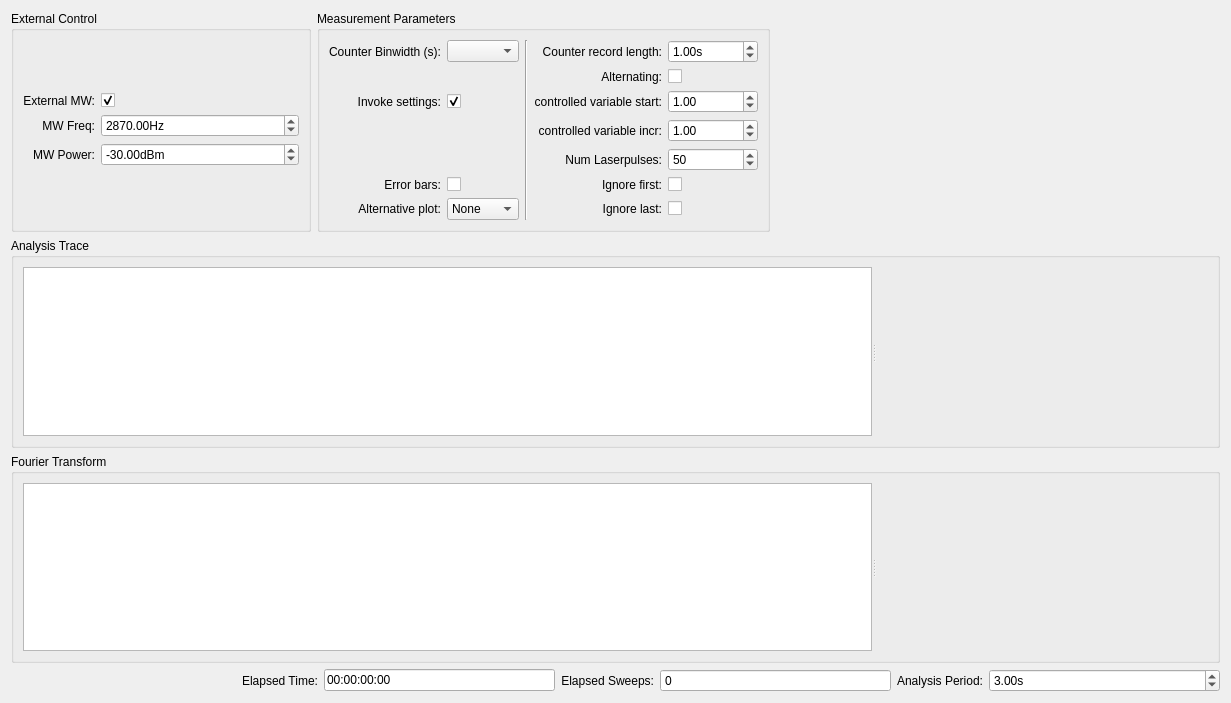
<?xml version="1.0" encoding="UTF-8"?>
<ui version="4.0">
 <class>pa</class>
 <widget class="QWidget" name="pa">
  <property name="geometry">
   <rect>
    <x>0</x>
    <y>0</y>
    <width>1231</width>
    <height>703</height>
   </rect>
  </property>
  <property name="windowTitle">
   <string>Form</string>
  </property>
  <layout class="QVBoxLayout" name="verticalLayout_3" stretch="0,1,1,0">
   <item>
    <layout class="QHBoxLayout" name="horizontalLayout_3">
     <item>
      <widget class="QGroupBox" name="extrnal_control_groupbox">
       <property name="sizePolicy">
        <sizepolicy hsizetype="Preferred" vsizetype="Preferred">
         <horstretch>0</horstretch>
         <verstretch>0</verstretch>
        </sizepolicy>
       </property>
       <property name="maximumSize">
        <size>
         <width>300</width>
         <height>16777215</height>
        </size>
       </property>
       <property name="title">
        <string>External Control</string>
       </property>
       <layout class="QGridLayout" name="gridLayout_26">
        <item row="0" column="1">
         <layout class="QGridLayout" name="gridLayout_24">
          <item row="2" column="0">
           <widget class="QLabel" name="ext_control_mw_power_Label">
            <property name="text">
             <string>MW Power:</string>
            </property>
            <property name="alignment">
             <set>Qt::AlignRight|Qt::AlignTrailing|Qt::AlignVCenter</set>
            </property>
           </widget>
          </item>
          <item row="2" column="1">
           <widget class="ScienDSpinBox" name="ext_control_mw_power_DoubleSpinBox">
            <property name="sizePolicy">
             <sizepolicy hsizetype="Expanding" vsizetype="Fixed">
              <horstretch>0</horstretch>
              <verstretch>0</verstretch>
             </sizepolicy>
            </property>
            <property name="minimumSize">
             <size>
              <width>75</width>
              <height>0</height>
             </size>
            </property>
            <property name="maximumSize">
             <size>
              <width>200</width>
              <height>16777215</height>
             </size>
            </property>
            <property name="suffix">
             <string>dBm</string>
            </property>
            <property name="minimum">
             <double>-999999.000000000000000</double>
            </property>
            <property name="maximum">
             <double>999999.000000000000000</double>
            </property>
            <property name="value">
             <double>-30.000000000000000</double>
            </property>
           </widget>
          </item>
          <item row="0" column="0">
           <widget class="QLabel" name="label_34">
            <property name="text">
             <string>External MW:</string>
            </property>
            <property name="alignment">
             <set>Qt::AlignRight|Qt::AlignTrailing|Qt::AlignVCenter</set>
            </property>
           </widget>
          </item>
          <item row="1" column="0">
           <widget class="QLabel" name="ext_control_mw_freq_Label">
            <property name="text">
             <string>MW Freq:</string>
            </property>
            <property name="alignment">
             <set>Qt::AlignRight|Qt::AlignTrailing|Qt::AlignVCenter</set>
            </property>
           </widget>
          </item>
          <item row="0" column="1">
           <widget class="QCheckBox" name="ext_control_use_mw_CheckBox">
            <property name="sizePolicy">
             <sizepolicy hsizetype="Preferred" vsizetype="Fixed">
              <horstretch>0</horstretch>
              <verstretch>0</verstretch>
             </sizepolicy>
            </property>
            <property name="layoutDirection">
             <enum>Qt::LeftToRight</enum>
            </property>
            <property name="text">
             <string/>
            </property>
            <property name="checked">
             <bool>true</bool>
            </property>
            <property name="tristate">
             <bool>false</bool>
            </property>
           </widget>
          </item>
          <item row="1" column="1">
           <widget class="ScienDSpinBox" name="ext_control_mw_freq_DoubleSpinBox">
            <property name="enabled">
             <bool>true</bool>
            </property>
            <property name="sizePolicy">
             <sizepolicy hsizetype="Expanding" vsizetype="Fixed">
              <horstretch>0</horstretch>
              <verstretch>0</verstretch>
             </sizepolicy>
            </property>
            <property name="minimumSize">
             <size>
              <width>75</width>
              <height>0</height>
             </size>
            </property>
            <property name="maximumSize">
             <size>
              <width>200</width>
              <height>16777215</height>
             </size>
            </property>
            <property name="suffix">
             <string>Hz</string>
            </property>
            <property name="maximum">
             <double>2100000044.000000000000000</double>
            </property>
            <property name="value">
             <double>2870.000000000000000</double>
            </property>
           </widget>
          </item>
         </layout>
        </item>
       </layout>
      </widget>
     </item>
     <item>
      <widget class="QGroupBox" name="groupBox_8">
       <property name="sizePolicy">
        <sizepolicy hsizetype="Expanding" vsizetype="Preferred">
         <horstretch>0</horstretch>
         <verstretch>0</verstretch>
        </sizepolicy>
       </property>
       <property name="title">
        <string>Measurement Parameters</string>
       </property>
       <layout class="QGridLayout" name="gridLayout_28">
        <item row="0" column="0">
         <layout class="QGridLayout" name="gridLayout_25">
          <item row="0" column="2" rowspan="7">
           <widget class="Line" name="line">
            <property name="orientation">
             <enum>Qt::Vertical</enum>
            </property>
           </widget>
          </item>
          <item row="6" column="4">
           <widget class="QCheckBox" name="ana_param_ignore_last_CheckBox">
            <property name="sizePolicy">
             <sizepolicy hsizetype="Preferred" vsizetype="Fixed">
              <horstretch>0</horstretch>
              <verstretch>0</verstretch>
             </sizepolicy>
            </property>
            <property name="layoutDirection">
             <enum>Qt::LeftToRight</enum>
            </property>
            <property name="text">
             <string/>
            </property>
           </widget>
          </item>
          <item row="0" column="3">
           <widget class="QLabel" name="ana_param_record_length_Label">
            <property name="text">
             <string>Counter record length:</string>
            </property>
            <property name="alignment">
             <set>Qt::AlignRight|Qt::AlignTrailing|Qt::AlignVCenter</set>
            </property>
           </widget>
          </item>
          <item row="0" column="4">
           <widget class="ScienDSpinBox" name="ana_param_record_length_DoubleSpinBox">
            <property name="sizePolicy">
             <sizepolicy hsizetype="Expanding" vsizetype="Fixed">
              <horstretch>0</horstretch>
              <verstretch>0</verstretch>
             </sizepolicy>
            </property>
            <property name="suffix">
             <string>s</string>
            </property>
            <property name="decimals">
             <number>2</number>
            </property>
            <property name="maximum">
             <double>100000000.000000000000000</double>
            </property>
            <property name="value">
             <double>1.000000000000000</double>
            </property>
           </widget>
          </item>
          <item row="2" column="4">
           <widget class="ScienDSpinBox" name="ana_param_x_axis_start_ScienDSpinBox">
            <property name="enabled">
             <bool>true</bool>
            </property>
            <property name="sizePolicy">
             <sizepolicy hsizetype="Expanding" vsizetype="Fixed">
              <horstretch>0</horstretch>
              <verstretch>0</verstretch>
             </sizepolicy>
            </property>
            <property name="maximum">
             <double>999999999.000000000000000</double>
            </property>
            <property name="value">
             <double>1.000000000000000</double>
            </property>
           </widget>
          </item>
          <item row="3" column="4">
           <widget class="ScienDSpinBox" name="ana_param_x_axis_inc_ScienDSpinBox">
            <property name="enabled">
             <bool>true</bool>
            </property>
            <property name="sizePolicy">
             <sizepolicy hsizetype="Expanding" vsizetype="Fixed">
              <horstretch>0</horstretch>
              <verstretch>0</verstretch>
             </sizepolicy>
            </property>
            <property name="maximum">
             <double>999999999.000000000000000</double>
            </property>
            <property name="value">
             <double>1.000000000000000</double>
            </property>
           </widget>
          </item>
          <item row="4" column="4">
           <widget class="QSpinBox" name="ana_param_num_laser_pulse_SpinBox">
            <property name="sizePolicy">
             <sizepolicy hsizetype="Expanding" vsizetype="Fixed">
              <horstretch>0</horstretch>
              <verstretch>0</verstretch>
             </sizepolicy>
            </property>
            <property name="minimum">
             <number>0</number>
            </property>
            <property name="maximum">
             <number>10000000</number>
            </property>
            <property name="value">
             <number>50</number>
            </property>
           </widget>
          </item>
          <item row="2" column="3">
           <widget class="QLabel" name="ana_param_x_axis_start_Label">
            <property name="text">
             <string>controlled variable start:</string>
            </property>
            <property name="alignment">
             <set>Qt::AlignRight|Qt::AlignTrailing|Qt::AlignVCenter</set>
            </property>
           </widget>
          </item>
          <item row="3" column="3">
           <widget class="QLabel" name="ana_param_x_axis_inc_Label">
            <property name="text">
             <string>controlled variable incr:</string>
            </property>
            <property name="alignment">
             <set>Qt::AlignRight|Qt::AlignTrailing|Qt::AlignVCenter</set>
            </property>
           </widget>
          </item>
          <item row="4" column="3">
           <widget class="QLabel" name="ana_param_num_laserpulses_Label">
            <property name="text">
             <string>Num Laserpulses:</string>
            </property>
            <property name="alignment">
             <set>Qt::AlignRight|Qt::AlignTrailing|Qt::AlignVCenter</set>
            </property>
           </widget>
          </item>
          <item row="0" column="0">
           <widget class="QLabel" name="label_22">
            <property name="text">
             <string>Counter Binwidth (s):</string>
            </property>
            <property name="alignment">
             <set>Qt::AlignRight|Qt::AlignTrailing|Qt::AlignVCenter</set>
            </property>
           </widget>
          </item>
          <item row="0" column="1">
           <widget class="QComboBox" name="ana_param_fc_bins_ComboBox"/>
          </item>
          <item row="2" column="0">
           <widget class="QLabel" name="label_2">
            <property name="text">
             <string>Invoke settings:</string>
            </property>
            <property name="alignment">
             <set>Qt::AlignRight|Qt::AlignTrailing|Qt::AlignVCenter</set>
            </property>
           </widget>
          </item>
          <item row="2" column="1">
           <widget class="QCheckBox" name="ana_param_invoke_settings_CheckBox">
            <property name="enabled">
             <bool>true</bool>
            </property>
            <property name="sizePolicy">
             <sizepolicy hsizetype="Preferred" vsizetype="Fixed">
              <horstretch>0</horstretch>
              <verstretch>0</verstretch>
             </sizepolicy>
            </property>
            <property name="layoutDirection">
             <enum>Qt::LeftToRight</enum>
            </property>
            <property name="text">
             <string/>
            </property>
            <property name="checked">
             <bool>true</bool>
            </property>
           </widget>
          </item>
          <item row="5" column="4">
           <widget class="QCheckBox" name="ana_param_ignore_first_CheckBox">
            <property name="sizePolicy">
             <sizepolicy hsizetype="Preferred" vsizetype="Fixed">
              <horstretch>0</horstretch>
              <verstretch>0</verstretch>
             </sizepolicy>
            </property>
            <property name="layoutDirection">
             <enum>Qt::LeftToRight</enum>
            </property>
            <property name="text">
             <string/>
            </property>
           </widget>
          </item>
          <item row="1" column="4">
           <widget class="QCheckBox" name="ana_param_alternating_CheckBox">
            <property name="sizePolicy">
             <sizepolicy hsizetype="Preferred" vsizetype="Fixed">
              <horstretch>0</horstretch>
              <verstretch>0</verstretch>
             </sizepolicy>
            </property>
            <property name="layoutDirection">
             <enum>Qt::LeftToRight</enum>
            </property>
            <property name="text">
             <string/>
            </property>
           </widget>
          </item>
          <item row="1" column="3">
           <widget class="QLabel" name="label_3">
            <property name="text">
             <string>Alternating:</string>
            </property>
            <property name="alignment">
             <set>Qt::AlignRight|Qt::AlignTrailing|Qt::AlignVCenter</set>
            </property>
           </widget>
          </item>
          <item row="5" column="3">
           <widget class="QLabel" name="label_4">
            <property name="layoutDirection">
             <enum>Qt::LeftToRight</enum>
            </property>
            <property name="text">
             <string>Ignore first:</string>
            </property>
            <property name="alignment">
             <set>Qt::AlignRight|Qt::AlignTrailing|Qt::AlignVCenter</set>
            </property>
           </widget>
          </item>
          <item row="6" column="3">
           <widget class="QLabel" name="label_5">
            <property name="text">
             <string>Ignore last:</string>
            </property>
            <property name="alignment">
             <set>Qt::AlignRight|Qt::AlignTrailing|Qt::AlignVCenter</set>
            </property>
           </widget>
          </item>
          <item row="6" column="1">
           <widget class="QComboBox" name="second_plot_ComboBox">
            <item>
             <property name="text">
              <string>None</string>
             </property>
            </item>
            <item>
             <property name="text">
              <string>FFT</string>
             </property>
            </item>
            <item>
             <property name="text">
              <string>Delta</string>
             </property>
            </item>
           </widget>
          </item>
          <item row="6" column="0">
           <widget class="QLabel" name="second_plot_Label">
            <property name="text">
             <string>Alternative plot:</string>
            </property>
            <property name="alignment">
             <set>Qt::AlignRight|Qt::AlignTrailing|Qt::AlignVCenter</set>
            </property>
           </widget>
          </item>
          <item row="5" column="0">
           <widget class="QLabel" name="show_errorbars_Label">
            <property name="text">
             <string>Error bars:</string>
            </property>
            <property name="alignment">
             <set>Qt::AlignRight|Qt::AlignTrailing|Qt::AlignVCenter</set>
            </property>
           </widget>
          </item>
          <item row="5" column="1">
           <widget class="QCheckBox" name="ana_param_errorbars_CheckBox">
            <property name="sizePolicy">
             <sizepolicy hsizetype="Preferred" vsizetype="Fixed">
              <horstretch>0</horstretch>
              <verstretch>0</verstretch>
             </sizepolicy>
            </property>
            <property name="text">
             <string/>
            </property>
           </widget>
          </item>
         </layout>
        </item>
       </layout>
      </widget>
     </item>
     <item>
      <spacer name="horizontalSpacer_2">
       <property name="orientation">
        <enum>Qt::Horizontal</enum>
       </property>
       <property name="sizeHint" stdset="0">
        <size>
         <width>40</width>
         <height>20</height>
        </size>
       </property>
      </spacer>
     </item>
    </layout>
   </item>
   <item>
    <widget class="QGroupBox" name="groupBox_6">
     <property name="sizePolicy">
      <sizepolicy hsizetype="Expanding" vsizetype="Expanding">
       <horstretch>0</horstretch>
       <verstretch>0</verstretch>
      </sizepolicy>
     </property>
     <property name="title">
      <string>Analysis Trace</string>
     </property>
     <layout class="QVBoxLayout" name="verticalLayout">
      <item>
       <widget class="QSplitter" name="first_plot_splitter">
        <property name="sizePolicy">
         <sizepolicy hsizetype="Expanding" vsizetype="Expanding">
          <horstretch>0</horstretch>
          <verstretch>0</verstretch>
         </sizepolicy>
        </property>
        <property name="midLineWidth">
         <number>0</number>
        </property>
        <property name="orientation">
         <enum>Qt::Horizontal</enum>
        </property>
        <widget class="PlotWidget" name="pulse_analysis_PlotWidget">
         <property name="sizeAdjustPolicy">
          <enum>QAbstractScrollArea::AdjustIgnored</enum>
         </property>
        </widget>
        <widget class="FitWidget" name="first_plot_fitwidget" native="true"/>
       </widget>
      </item>
     </layout>
    </widget>
   </item>
   <item>
    <widget class="QGroupBox" name="second_plot_GroupBox">
     <property name="sizePolicy">
      <sizepolicy hsizetype="Expanding" vsizetype="Expanding">
       <horstretch>0</horstretch>
       <verstretch>0</verstretch>
      </sizepolicy>
     </property>
     <property name="title">
      <string>Fourier Transform</string>
     </property>
     <layout class="QVBoxLayout" name="verticalLayout_2">
      <item>
       <widget class="QSplitter" name="second_plot_splitter">
        <property name="sizePolicy">
         <sizepolicy hsizetype="Expanding" vsizetype="Expanding">
          <horstretch>0</horstretch>
          <verstretch>0</verstretch>
         </sizepolicy>
        </property>
        <property name="orientation">
         <enum>Qt::Horizontal</enum>
        </property>
        <widget class="PlotWidget" name="pulse_analysis_second_PlotWidget"/>
        <widget class="FitWidget" name="second_plot_fitwidget" native="true"/>
       </widget>
      </item>
     </layout>
    </widget>
   </item>
   <item>
    <layout class="QHBoxLayout" name="horizontalLayout_2">
     <item>
      <spacer name="horizontalSpacer">
       <property name="orientation">
        <enum>Qt::Horizontal</enum>
       </property>
       <property name="sizeHint" stdset="0">
        <size>
         <width>40</width>
         <height>20</height>
        </size>
       </property>
      </spacer>
     </item>
     <item>
      <widget class="QLabel" name="time_param_elapsed_time_Label">
       <property name="text">
        <string>Elapsed Time:</string>
       </property>
       <property name="alignment">
        <set>Qt::AlignRight|Qt::AlignTrailing|Qt::AlignVCenter</set>
       </property>
      </widget>
     </item>
     <item>
      <widget class="QLineEdit" name="time_param_elapsed_time_LineEdit">
       <property name="maximumSize">
        <size>
         <width>16777215</width>
         <height>16777215</height>
        </size>
       </property>
       <property name="text">
        <string>00:00:00:00</string>
       </property>
      </widget>
     </item>
     <item>
      <widget class="QLabel" name="time_param_elapsed_sweep_Label">
       <property name="text">
        <string>Elapsed Sweeps:</string>
       </property>
       <property name="alignment">
        <set>Qt::AlignRight|Qt::AlignTrailing|Qt::AlignVCenter</set>
       </property>
      </widget>
     </item>
     <item>
      <widget class="ScienSpinBox" name="time_param_elapsed_sweep_SpinBox">
       <property name="sizePolicy">
        <sizepolicy hsizetype="Expanding" vsizetype="Fixed">
         <horstretch>0</horstretch>
         <verstretch>0</verstretch>
        </sizepolicy>
       </property>
       <property name="readOnly">
        <bool>true</bool>
       </property>
       <property name="buttonSymbols">
        <enum>QAbstractSpinBox::NoButtons</enum>
       </property>
       <property name="maximum">
        <number>999999999</number>
       </property>
      </widget>
     </item>
     <item>
      <widget class="QLabel" name="time_param_ana_periode_Label">
       <property name="text">
        <string>Analysis Period:</string>
       </property>
       <property name="alignment">
        <set>Qt::AlignRight|Qt::AlignTrailing|Qt::AlignVCenter</set>
       </property>
      </widget>
     </item>
     <item>
      <widget class="ScienDSpinBox" name="time_param_ana_periode_DoubleSpinBox">
       <property name="sizePolicy">
        <sizepolicy hsizetype="Expanding" vsizetype="Fixed">
         <horstretch>0</horstretch>
         <verstretch>0</verstretch>
        </sizepolicy>
       </property>
       <property name="suffix">
        <string>s</string>
       </property>
       <property name="minimum">
        <double>-1.000000000000000</double>
       </property>
       <property name="maximum">
        <double>999999999.000000000000000</double>
       </property>
       <property name="value">
        <double>3.000000000000000</double>
       </property>
      </widget>
     </item>
    </layout>
   </item>
  </layout>
 </widget>
 <customwidgets>
  <customwidget>
   <class>ScienDSpinBox</class>
   <extends>QDoubleSpinBox</extends>
   <header>qudi.util.widgets.scientific_spinbox.h</header>
  </customwidget>
  <customwidget>
   <class>ScienSpinBox</class>
   <extends>QSpinBox</extends>
   <header>qudi.util.widgets.scientific_spinbox.h</header>
  </customwidget>
  <customwidget>
   <class>PlotWidget</class>
   <extends>QGraphicsView</extends>
   <header>pyqtgraph</header>
  </customwidget>
  <customwidget>
   <class>FitWidget</class>
   <extends>QWidget</extends>
   <header>qudi.util.widgets.fitting.h</header>
   <container>1</container>
  </customwidget>
 </customwidgets>
 <tabstops>
  <tabstop>ext_control_use_mw_CheckBox</tabstop>
  <tabstop>ext_control_mw_freq_DoubleSpinBox</tabstop>
  <tabstop>ext_control_mw_power_DoubleSpinBox</tabstop>
  <tabstop>ana_param_fc_bins_ComboBox</tabstop>
  <tabstop>ana_param_invoke_settings_CheckBox</tabstop>
  <tabstop>ana_param_errorbars_CheckBox</tabstop>
  <tabstop>second_plot_ComboBox</tabstop>
  <tabstop>ana_param_record_length_DoubleSpinBox</tabstop>
  <tabstop>ana_param_alternating_CheckBox</tabstop>
  <tabstop>ana_param_x_axis_start_ScienDSpinBox</tabstop>
  <tabstop>ana_param_x_axis_inc_ScienDSpinBox</tabstop>
  <tabstop>ana_param_num_laser_pulse_SpinBox</tabstop>
  <tabstop>ana_param_ignore_first_CheckBox</tabstop>
  <tabstop>ana_param_ignore_last_CheckBox</tabstop>
  <tabstop>pulse_analysis_PlotWidget</tabstop>
  <tabstop>pulse_analysis_second_PlotWidget</tabstop>
  <tabstop>time_param_elapsed_time_LineEdit</tabstop>
  <tabstop>time_param_elapsed_sweep_SpinBox</tabstop>
  <tabstop>time_param_ana_periode_DoubleSpinBox</tabstop>
 </tabstops>
 <resources/>
 <connections/>
</ui>
